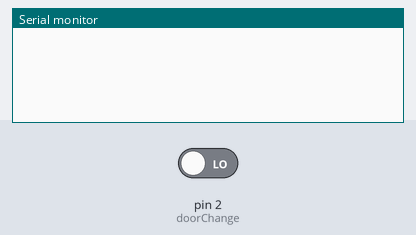
This sketch was run on a simulated Arduino Uno, built with avr-gcc and run on an emulated ATmega328P. Shown: the last lines printed to the serial monitor. Inputs (shaded band) come from the test bench; at power-on: pin 2 (doorChange) LOW.

Above: at 1.2 s.
1.3 s: pin 2 (doorChange) driven HIGH
At 2.5 s:
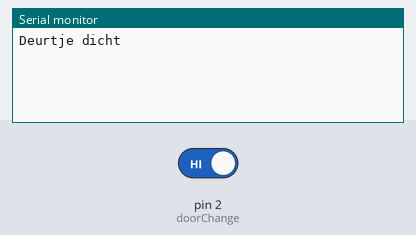
2.8 s: pin 2 (doorChange) driven LOW
At 3.7 s:
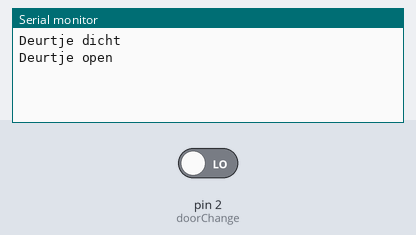

Measured:
- after the input at 1.3 s, the serial monitor: prints a new line at once (image 1)
- after the input at 2.8 s, the serial monitor: prints a new line at once (image 2)

The sketch:

deursensor.ino
```cpp
void setup() {
  // put your setup code here, to run once:
  Serial.begin(9600);
  pinMode(2,INPUT);
  attachInterrupt(0,doorChange, CHANGE);
}

void loop() {
  // put your main code here, to run repeatedly:

}

void doorChange(){
  if(digitalRead(2)){
    Serial.println("Deurtje dicht");
  } else {
    Serial.println("Deurtje open");
  }
}
```
